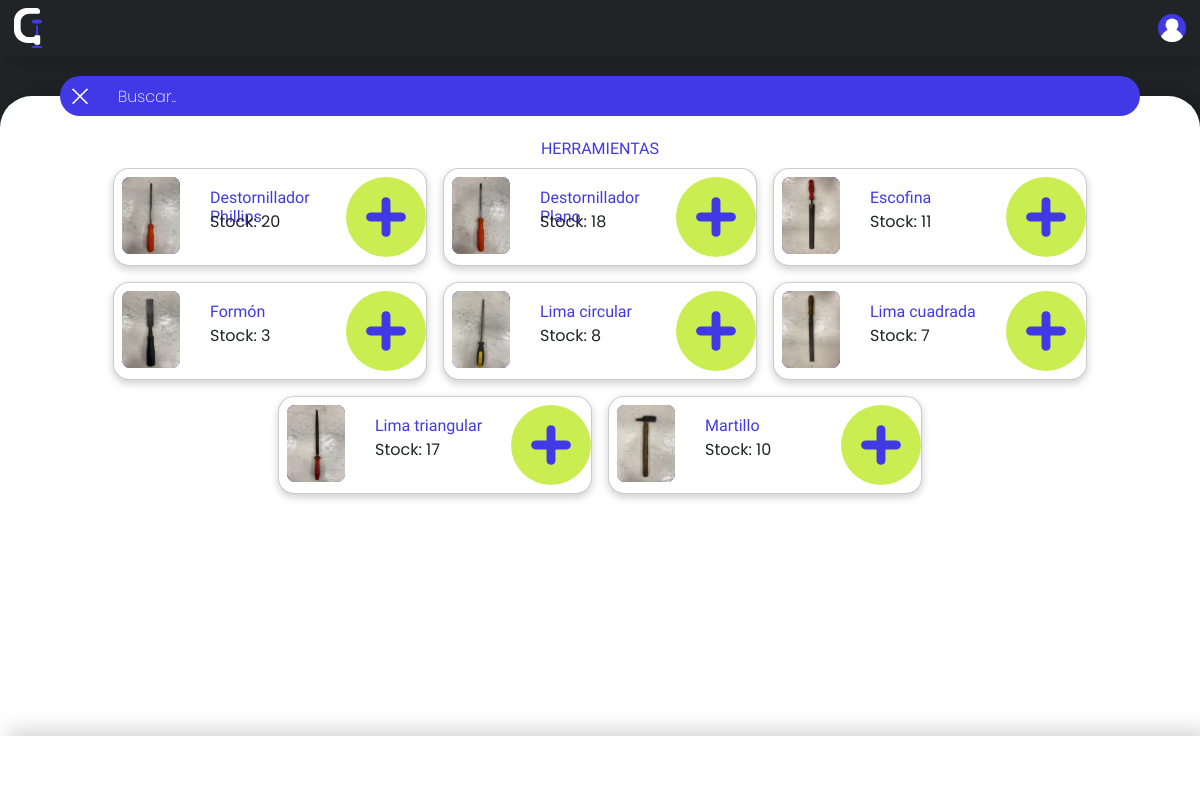
/buscarherramienta.php (signed in), run on the app's committed database.
### tables this page shows
CREATE TABLE `herramientas` (
  `id` int(11) NOT NULL,
  `nombre` varchar(100) NOT NULL,
  `descripcion` varchar(200) NOT NULL,
  `imagen` varchar(200) NOT NULL,
  `cantidad` int(11) NOT NULL
);

### buscarherramienta.php (the view, shortened to what this page needs)
<?php
include "codigophp/conexionbs.php";
include "codigophp/añadirpaleta.php";
?>
<!DOCTYPE html>
<html lang="es">
<head>
    <link rel="stylesheet" href="estiloscss/animaciones.css">
    <link rel="stylesheet" href="estiloscss/styles.css">
    <link rel="stylesheet" href="estiloscss/imagenes.css">
</head>
<body>
    <div id="pagina2">
        <div id="header">
           <a href="inicio.php" class="imagen"><?php incrustarSVG("imagenes/SVG/logo"); ?></a>
            <button class="imagen" ><?php incrustarSVG("imagenes/SVG/user"); ?></button>
        </div>
        <div id="contenido">
            <form class="barra" method="get"  action="./buscarherramienta.php">
                <input type="submit" class="equis" value=""></button>
                <input type="text" name="busqueda" placeholder="Buscar..">
                <div></div>
            </form>
            <div class="contenido2">
                <div class="con3" id="inicio">
                    <?php
                    if ($_SERVER["REQUEST_METHOD"] == "GET") {
                        $sql="";
                        if($_GET['busqueda'] == null){
                            $sql = "SELECT * FROM herramientas";
                        }else{
                            $sql = "SELECT * FROM herramientas WHERE herramientas.nombre = '".$_GET['busqueda']."'";
                        }
                        $result = mysqli_query($conn, $sql);
                        if ($result->num_rows > 0) {
                            if($_GET['busqueda']== null){
                                echo '<h1>HERRAMIENTAS</h1>';
                            }else{
                                echo '<h1>RESULTADOS DE: '.$_GET['busqueda'].'</h1>';
                            }
                            echo'<div class="scroll-y" id="scroll" style="height:100%;"><div class="conscroll-y">';
                            while($row = $result->fetch_assoc()) {
                                if($row["cantidad"] == 0){
                                    echo '<div class="rectangulo3 verde"><h1>'.$row["nombre"].'</h1> <img src="" alt="" class="sinimagen imagen" ><p id="can" style="color:var(--letra_rojo);">SIN UNIDADES</p> <input type="number" name="id" id="id" style="display:none;" value="'.$row["id"].'"><input type="number" name="id" id="can2" style="display:none;" value="'.$row["cantidad"].'"><a class="imagen i" href="formularioreportes.php">'.incrustarSVG2("imagenes/SVG/alertab").'</a></div>';
                                }else{
                                    echo '<div class="rectangulo3"><h1>'.$row["nombre"].'</h1> <img src="'.$row["imagen"].'" alt="" class="imagen imagen_herramienta"><p id="can">Stock: '.$row["cantidad"].'</p> <input type="number" name="id" id="id"  style="display:none;" value="'.$row["id"].'"><input type="number" name="id" id="can2" style="display:none;" value="'.$row["cantidad"].'"><a class="imagen i tocar">'.incrustarSVG2("imagenes/SVG/signomas").'</a></div>';
                                }
                            }
                            echo'</div></div>';
                        }else{
                            if($_GET['busqueda']== null){
                                echo "<h1>NO SE ENCONTRARON HERRAMIENTAS</h1>";
                            }else{
                                echo '<h1>NO SE ENCONTRO: '.$_GET['busqueda'].'</h1>';
                            }
                        }
                    }
                    ?>
                </div>
            </div>
        </div>
        <div id="footer">
        <a onclick="goBacka()" class="flecha imagen centro">Volver</a>
        </div>
    </div>
</body>
</html>

### estiloscss/styles.css (style rules this page uses)
a { text-decoration: none; }
h1 { font-family: "Days One", sans-serif; font-size: 2vh; font-weight: 200; color: var(--letra_blanco); }
p { font-family: "Poppins", sans-serif; font-size: 2vh; font-weight: 200; color: var(--letra_blanco); }
input { font-family: "Poppins", sans-serif; font-size: 2vh; font-weight: 200; color: var(--letra_blanco); border:none; background: transparent; border-radius:5vh; }
input::placeholder { color: var(--letra_blanco); }
button { background-color: transparent; border: none; }
button, a, input[type="submit"] { cursor: pointer; }
#pagina2 { position: absolute; right:0%; top:0%; height:100%; width: 100%; display:grid; grid-template: "HEA HEA HEA"7vh ". . ."5vh "CON CON CON"auto "FOO FOO FOO"8vh/ auto auto auto; background-color: var(--negro); }
#header { padding-left:1vh; padding-right:1vh; display: grid; grid-template: ". . ." auto "LOGO . USUARIO"5vh ". . ." auto/ 5vh auto 5vh; grid-area: HEA; background-color: var(--negro); box-shadow: 1vh 0.5vh 3vh 0vh var(--sombra); }
#header :nth-child(1) { grid-area:LOGO; }
#header :nth-child(2) { grid-area:USUARIO; }
#contenido { grid-area: CON; background-color: var(--blanco); box-shadow: 1vh -0.5vh 3vh 0vh var(--sombra); border-radius:4vh 4vh 0vh 0vh; display: grid; position:relative; grid-template: ". . ."4vh ". CON2 ."auto/ auto 90% auto; }
.contenido2 { grid-area: CON2; overflow-y: auto; display:grid; grid-template: ". CON3 ."100%/ auto 100% auto; }
.con3 { grid-area: CON3; display: flex ; flex-direction: column; align-items: center; }
.con3 h1 { color:var(--azul); }
#footer { position: fixed; height: 8dvh; width: 100%; z-index: 100; left: 0%; bottom: 0%; background-color: var(--blanco); box-shadow: 1vh -0.5vh 3vh 0vh var(--sombra); display: flex; flex-wrap: wrap; justify-content:center; gap:10%; align-items: center; }
#footer a { font-family: "Days One", sans-serif; font-size: 2vh; font-weight: 200; color: var(--letra_blanco); padding-top: 2vh; padding-left:5vh; text-align: center; background-color:var(--azul); border-radius:25vh; background-position: left; height: 5vh; width: 15vw; }
.scroll-y { position: relative; overflow-x: none; overflow-y: auto; height: 25vh; width: 100%; display: flex; justify-content: center; }
.conscroll-y { padding-bottom: 4dvh; overflow: auto; position: relative; width: 100%; height: max-content; display: flex; justify-content: center; flex-wrap: wrap; gap: 2vh; }
.barra { background-color:var(--azul); position: absolute; border-radius: 5vh; display: grid; grid-template-columns: 5vh auto 5vh; gap:2vh; height: 5vh; width: 60%; left:50%; right:50%; transform: translate(-50%, -50%); }
.rectangulo3 { background-color: var(--blanco); height: 12vh; width: 39vh; border-radius: 2vh; display: grid; grid-template: ". . . . . . ."1vh ". IMG . TITULO . BOTON ."2vh ". IMG . TEXTO . BOTON . " auto ". . . . . . ."1vh/ 1vh 9vh 2vh auto auto 8vh 2vh; box-shadow: 0 0.4vh 1vh var(--sombra); border: 0.1vh solid var(--sombra); }
.rectangulo3 h1 { grid-area: TITULO; }
.rectangulo3 p { color: var(--letra_negro); grid-area: TEXTO; font-weight: 400; }
.rectangulo3 img { color: var(--letra_negro); grid-area: IMG; font-weight: 400; background-color: var(--letra_azul); border-radius: 1vh; background-size: 4vh; }
.rectangulo3 a { grid-area: BOTON; }
@media (max-width: 1300px) { .barra { width: 90%; } }
@media (max-width: 1300px) { #footer a { font-size: 0vh; background-color: transparent; background-position: center; } }
@media (max-width: 1300px) { #footer { gap: 5%; } }

### estiloscss/imagenes.css (style rules this page uses)
.equis { background-image: URL(imagenes/x.png); background-size: 2vh; background-repeat:no-repeat; background-position: center; }
.imagen { position: relative; display: flex; align-items: center; justify-content: center; }
.imagen_herramienta { width: 80%; }
.imagen svg { width: auto; height: 100%; }
.i, .d { display: block; align-items: none; justify-content: none; }
.i svg { position: absolute; top: 0%; left: 0%; }

### data on the page
herramientas: nombre "Destornillador Phillips", imagen (picture), cantidad "20"
herramientas: nombre "Destornillador Plano", imagen (picture), cantidad "18"
herramientas: nombre "Escofina", imagen (picture), cantidad "11"
herramientas: nombre "Formón", imagen (picture), cantidad "3"
herramientas: nombre "Lima circular", imagen (picture), cantidad "8"
herramientas: nombre "Lima cuadrada", imagen (picture), cantidad "7"
herramientas: nombre "Lima triangular", imagen (picture), cantidad "17"
herramientas: nombre "Martillo", imagen (picture), cantidad "10"
